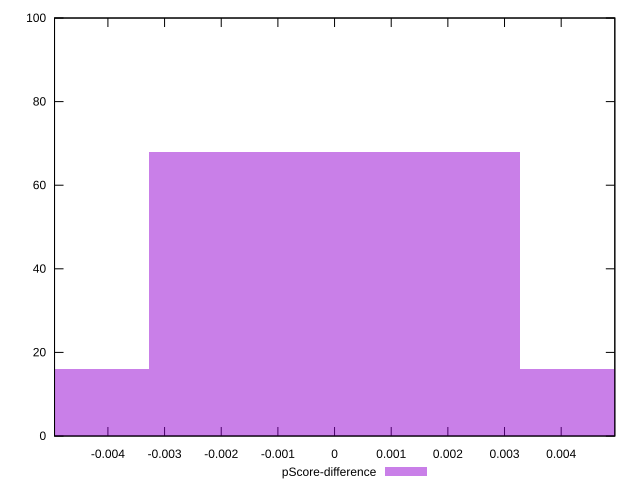

Write gnuplot code to recreate this figure.
reset

$pScoreDifference <<EOF
0 68
-0.006554817830123203 16
0.006554817830123203 16
EOF

set key outside below
set boxwidth 0.006554817830123203
set xrange [-0.0049421103081294104:0.004946656054490517]
set yrange [0:100]
set trange [0:100]
set style fill transparent solid 0.5 noborder
set terminal svg size 640, 490 enhanced background rgb 'white'
set output "report_00012_2021-02-09T11:01:39.952Z/speed-index/samples/pages+cached/pScore-difference/histogram.svg"

plot $pScoreDifference title "pScore-difference" with boxes

reset
